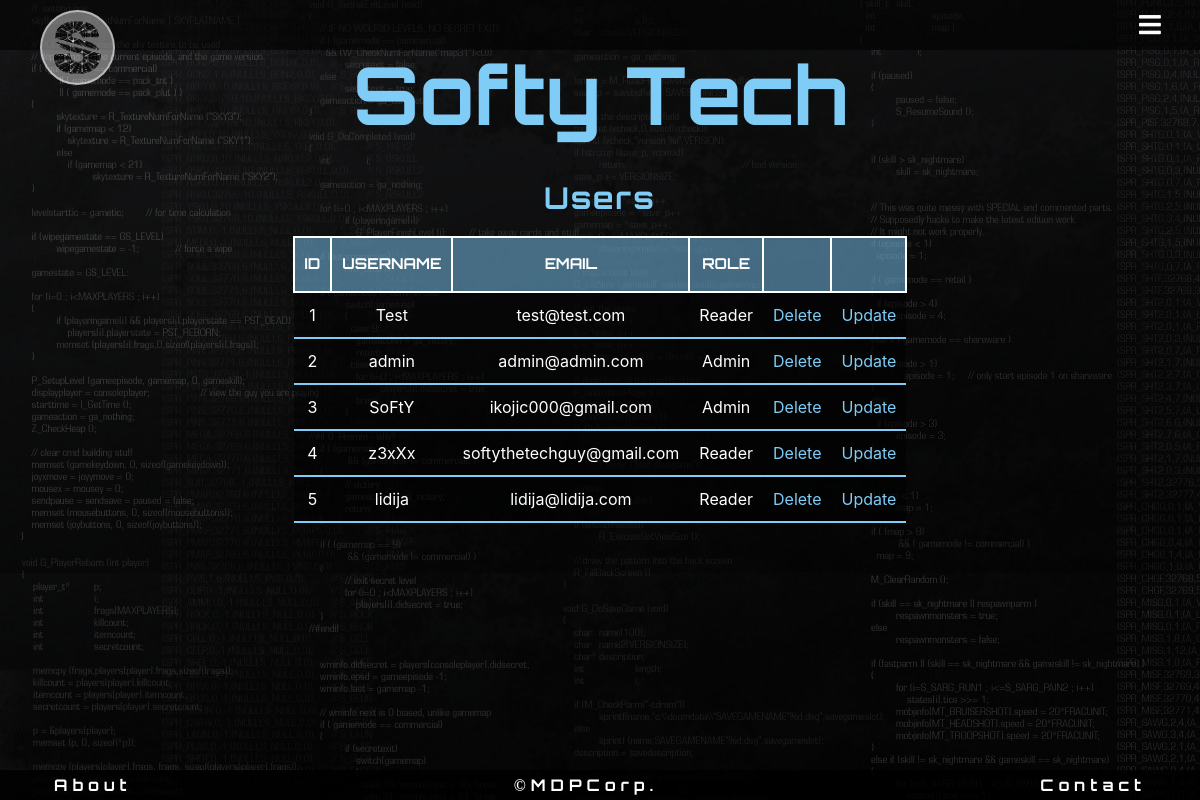
The app's page /admin/users (signed in) with its own data.
### flaskblog/models.py (models this page shows, shortened)
class User(db.Model, UserMixin):
    __tablename__ = 'users'
    id = db.Column(db.Integer, primary_key=True)
    username = db.Column(db.String(15), unique=True, nullable=False)
    email = db.Column(db.String(30), unique=True, nullable=False)
    email_confirmed_at = db.Column(db.DateTime(), default=datetime.utcnow)
    password = db.Column(db.String(60), nullable=False)
    roles = db.relationship('Role', secondary='user_roles')
    comments = db.relationship('Comment', backref = 'user', lazy= 'dynamic')
    active = db.Column(db.Boolean(), default=True)

class Role(db.Model):
    __tablename__ = 'roles'
    id = db.Column(db.Integer(), primary_key=True)
    name = db.Column(db.String(50), unique=True)

### flaskblog/users/routes.py (the view)
@users.route("/admin/users")
@login_required
@roles_required('Admin')
def userList():
    users = User.query.all()
    return render_template('admin_Users.html', users=users)

### flaskblog/templates/admin_Users.html
{% extends "admin_Base.html" %}
{% block content %}
<h2>Users</h2>
<table>
    <tr>
        <th>ID</th>
        <th>Username</th>
        <th>Email</th>
        <th>Role</th>
        <th></th>
        <th></th>
    </tr>
    {% for user in users %}
    <tr>
        <td>{{user.id}}</td>
        <td>{{user.username}}</td>
        <td>{{user.email}}</td>
        <td>{{ user.roles[0].name }}</td>
        <td><a href="{{ url_for('users.delete_user', user_id=user.id) }}">Delete</a></td>
        <td><a href="{{ url_for('users.update_user', user_id=user.id) }}">Update</a></td>
    </tr>
    {% endfor %}
</table>
{% endblock %}

### flaskblog/static/css/adminCSS.css (style rules this page uses)
body { background: linear-gradient(to bottom right, rgba(0, 0, 0, .6), rgba(0, 0, 0, .8)), url(images/background.jpg) fixed; margin: 5px 0 5px 0; }
h2 { text-align: center; color: #7FCCF7; font-family: 'Orbitron'; font-weight: bold; font-size: 30px; margin-top: 50px; letter-spacing: 2px; }
table { width: 50%; margin: 0 auto; margin-top: 20px; margin-bottom: 50px; color: white; }
th { background: rgba(127, 204, 247, .5); text-align: center; padding: 15px 10px; border: solid 2px white; text-transform: uppercase; font-family: 'Orbitron'; font-size: 15px; }
td { background: rgba(0, 0, 0, .5); margin: 5px; padding: 10px; border-bottom: solid 2px #7FCCF7; text-align: center; max-width: 300px; }
td a { color: #7FCCF7; text-decoration: none; }

### records on screen
User: id "1", username "Test", email "test@test.com", name "Reader"
User: id "2", username "admin", email "admin@admin.com", name "Admin"
User: id "3", username "SoFtY", email "ikojic000@gmail.com", name "Admin"
User: id "4", username "z3xXx", email "softythetechguy@gmail.com", name "Reader"
User: id "5", username "lidija", email "lidija@lidija.com", name "Reader"
